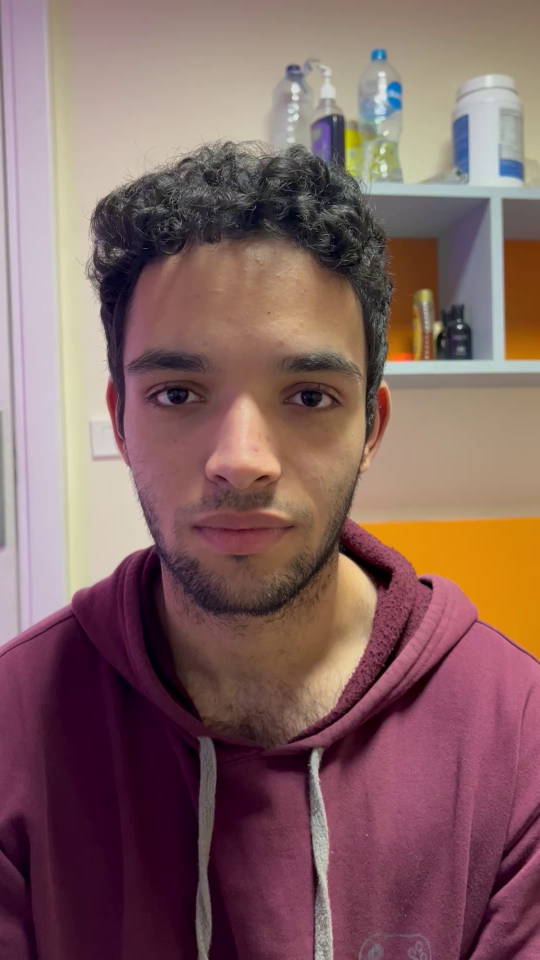
#> input picture Image_Attendance/Abdelrahman Khalifa_120200024/frame_0.jpg, 1080 x 1920 px, given in place of class.jpg, which was not available (shown at 1/2 size)
$ python 'face detection then recognition model without gui.py'
#> lines starting #> are read from the running program, lines starting #| are printed output that depends on the picture; pictures that were not available may be replaced by others from this repository, and a replacement may not be noted
#> in main, image is the input picture: shape (1920, 1080, 3); mean B, G, R 98.4, 99.7, 131.6
import pickle
import cv2
import numpy as np
import face_recognition
import os

# Constants
PATH = 'Image_Attendance'
CSV_FILE = 'Attendance.csv'
CAMERA_INDEX = 0
FACE_RECOGNITION_THRESHOLD = 0.6
ENCODINGS_FILE = 'face_encodings.pickle'  # File to save face encodings
CLASS_NAMES_FILE = 'class_names.py'  # File to save class names

# Function to load images and extract class names
def load_images_and_class_names(path):
    images = []
    class_names = []

    # Get all folder names in the given path
    id_list = [folder for folder in os.listdir(path) if os.path.isdir(os.path.join(path, folder))]

    for i in id_list:
        folder_path = os.path.join(path, i)
        my_list = os.listdir(folder_path)

        for cl in my_list:
            cur_img = cv2.imread(os.path.join(folder_path, cl))
            images.append(cur_img)
            class_names.append(i)  # Use the folder name as the class name

    return images, class_names

# Function to find face encodings
def find_encodings(images):
    encode_list = []
    for img in images:
        img = cv2.cvtColor(img, cv2.COLOR_BGR2RGB)
        encode = face_recognition.face_encodings(img)[0]
        encode_list.append(encode)
    return encode_list

# Function to save face encodings to a file
def save_encodings_to_file(encode_list):
    with open(ENCODINGS_FILE, 'wb') as file:
        pickle.dump(encode_list, file)

# Function to load face encodings from a file
def load_encodings_from_file():
    if os.path.exists(ENCODINGS_FILE):
        with open(ENCODINGS_FILE, 'rb') as file:
            return pickle.load(file)
    else:
        return []

# Function to save class names to a file
def save_class_names_to_file(class_names):
    with open(CLASS_NAMES_FILE, 'w') as file:
        file.write("class_names = {}".format(repr(class_names)))

# Function to load class names from a file
def load_class_names_from_file():
    if os.path.exists(CLASS_NAMES_FILE):
        with open(CLASS_NAMES_FILE, 'r') as file:
            content = file.read()
            globals_ = {}
            locals_ = {}
            exec(content, globals_, locals_)
            return locals_['class_names'] if 'class_names' in locals_ else []
    else:
        return []
def enhance_image(image):

    # Convert the image to grayscale for histogram equalization
    gray = cv2.cvtColor(image, cv2.COLOR_BGR2GRAY)
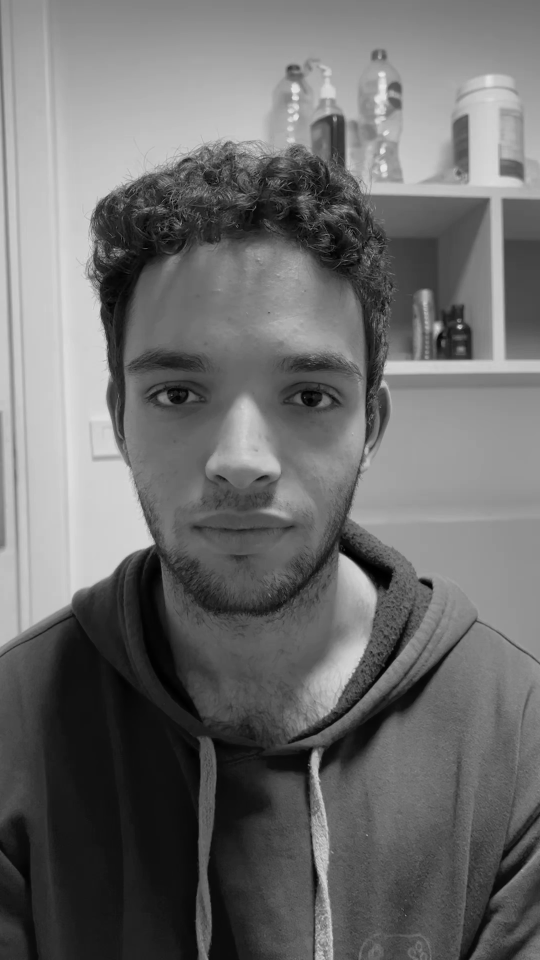
#> gray: shape (1920, 1080) (shown at 1/2 size); min 0, max 233, mean 109.1

    # Apply histogram equalization
    enhanced_image = cv2.equalizeHist(gray)
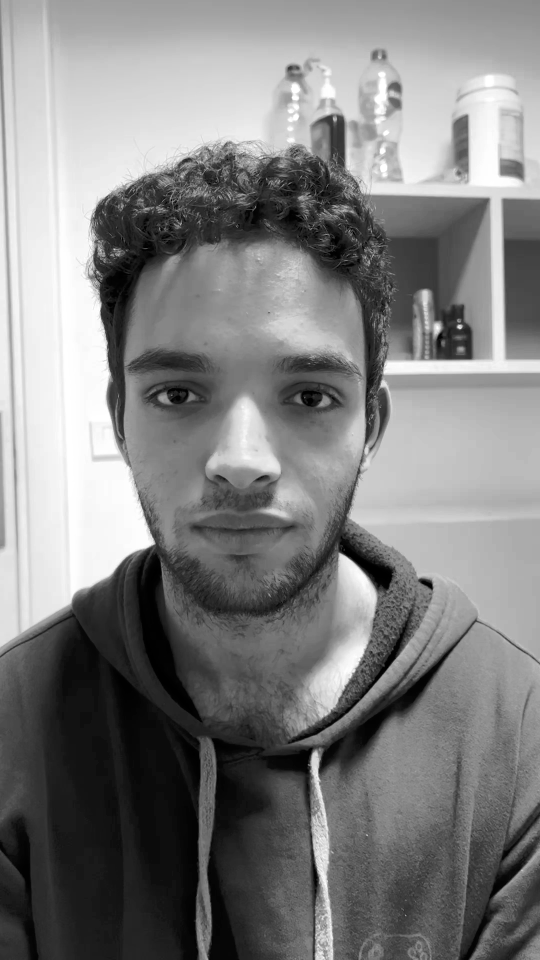
#> enhanced_image: shape (1920, 1080) (shown at 1/2 size); min 0, max 255, mean 128.2

    # Convert back to BGR color space
    enhanced_image = cv2.cvtColor(enhanced_image, cv2.COLOR_GRAY2BGR)
#> enhanced_image: shape (1920, 1080, 3)
    blurred = cv2.GaussianBlur(enhanced_image, (0, 0), 3)
    sharp = cv2.addWeighted(enhanced_image, 1.5, blurred, -0.5, 1)

    return sharp
def detection(image):
    detected_faces = []

    if image is not None:
        try:
            image_gray = enhance_image(image)
            face_cascade = cv2.CascadeClassifier(cv2.data.haarcascades + 'haarcascade_frontalface_default.xml')
            faces = face_cascade.detectMultiScale(image_gray, scaleFactor=1.1, minNeighbors=3, minSize=(30, 30))
#> faces = [[511, 1367, 64, 64], [117, 498, 752, 752]]

            margin = 10 # You can adjust the margin as needed (1 cm is approximately 28 pixels)

            for i, (x, y, w, h) in enumerate(faces):
                # Add margin to the face region
                x -= margin
                y -= margin
                w += 2 * margin
                h += 2 * margin

                # Ensure the coordinates are within the image boundaries
                x = max(0, x)
                y = max(0, y)
                w = min(image.shape[1] - x, w)
                h = min(image.shape[0] - y, h)

                # Extract the face region with margin
                face_region = image[y:y+h, x:x+w]
                detected_faces.append(face_region)
#> this loop made 2 passes
#> (x, y, w, h) on passes 1 to 2: (501, 1357, 84, 84), (107, 488, 772, 772)
#> pass 1, in detection, `face_region = image[y:y+h, x:x+w]`:
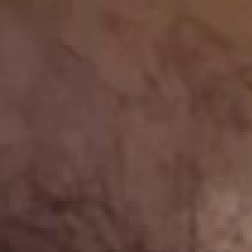
#> face_region: shape (84, 84, 3) (shown 3 times larger); mean B, G, R 63.4, 72.4, 103.9
#> pass 2, in detection, `face_region = image[y:y+h, x:x+w]`:
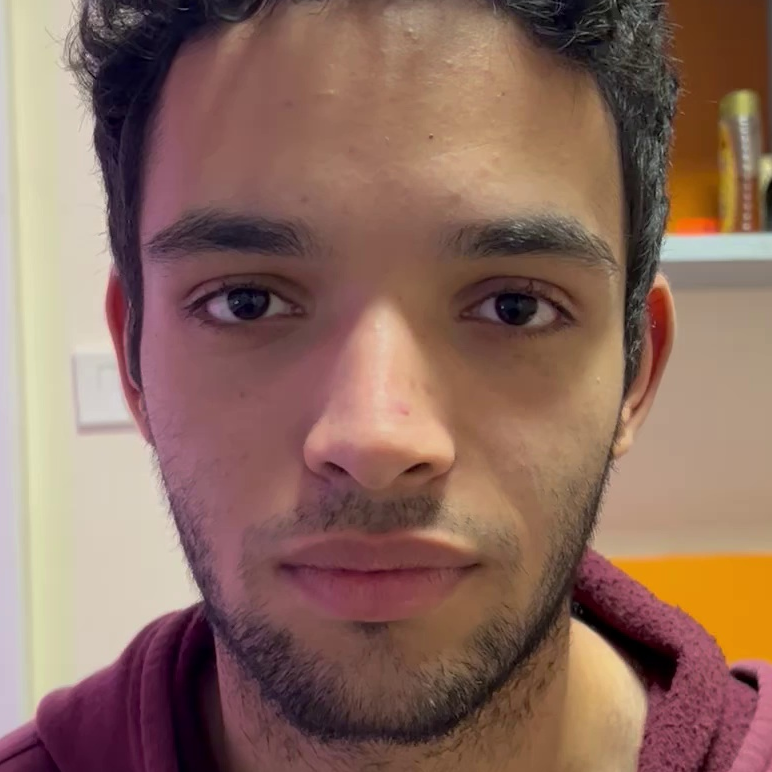
#> face_region: shape (772, 772, 3); mean B, G, R 94.7, 107.1, 140
#> after the loop, detected_faces = 2 items

                # Draw a rectangle around the detected face with margin

            # Save the modified image with rectangles around the detected faces
            cv2.imwrite('output_image.jpg', image)

        except Exception as e:
            print(f"Error: {e}")

    return detected_faces
# Modified main function to accept detected faces as input
def main():
    image_path = r"class.jpg"
    image = cv2.imread(image_path)
    detected_faces=detection(image)
#> detected_faces = 2 items
    class_names = load_class_names_from_file()
    print(class_names)
    if not class_names:
        # If class names are not saved, extract and save them
        images, class_names = load_images_and_class_names(PATH)
        save_class_names_to_file(class_names)
        print('Class Names Saved')
    # Check if face encodings are saved
    encode_list_known = load_encodings_from_file()
#> (reads face_encodings.pickle from the repository)

    if not encode_list_known:
        # If face encodings are not saved, compute and save them
        encode_list_known = find_encodings(images)
        save_encodings_to_file(encode_list_known)
        print('Encoding Complete')

    try:
        # Set the desired number of columns for the display
        num_columns = 3

        # Calculate the number of rows needed based on the number of detected faces and columns
        num_rows = (len(detected_faces) + num_columns - 1) // num_columns
#> num_rows = 1

        # Calculate the dimensions of the canvas based on the first detected face
        canvas_height, canvas_width, _ = detected_faces[0].shape
#> canvas_height = 84; canvas_width = 84
        canvas_height *= num_rows
        canvas_width *= num_columns
#> canvas_width = 252

        # Create a blank canvas with increased size for each image
        canvas = np.zeros((canvas_height, canvas_width, 3), dtype=np.uint8)

        # Initialize variables for placing images on the canvas
        row_index = 0
        col_index = 0

        # Resize all detected faces to the same dimensions
        resized_faces = [cv2.resize(face, (detected_faces[0].shape[1], detected_faces[0].shape[0])) for face in detected_faces]
#> resized_faces = 2 items

        # Loop through the resized faces
        for img in resized_faces:
            img_rgb = cv2.cvtColor(img, cv2.COLOR_BGR2RGB)
            face_cur_frame = face_recognition.face_locations(img_rgb)

            if face_cur_frame:
                encode_cur_frame = face_recognition.face_encodings(img_rgb, face_cur_frame)
                for encode_face, face_loc in zip(encode_cur_frame, face_cur_frame):
                    matches = face_recognition.compare_faces(encode_list_known, encode_face, tolerance=FACE_RECOGNITION_THRESHOLD)
                    face_dis = face_recognition.face_distance(encode_list_known, encode_face)
                    match_index = np.argmin(face_dis)

                    if matches[match_index]:
                        full_name = class_names[match_index].upper()
                        first_name, student_id = full_name.split('_')
                        print(first_name)
                        y1, x2, y2, x1 = face_loc[0], face_loc[1], face_loc[2], face_loc[3]
                        cv2.putText(img, full_name, (x1, y1 - 10), cv2.FONT_HERSHEY_DUPLEX, 1, (0, 0, 200), 2)
                        cv2.rectangle(img, (x1, y1), (x2, y2), (0, 0, 200), 4)

                        # Calculate the position to place the image on the canvas
                        y_start = row_index * detected_faces[0].shape[0]
                        y_end = y_start + detected_faces[0].shape[0]
                        x_start = col_index * detected_faces[0].shape[1]
                        x_end = x_start + detected_faces[0].shape[1]

                        # Place the resized face image on the canvas
                        canvas[y_start:y_end, x_start:x_end, :] = img

                        # Update the column and row indices for the next image
                        col_index += 1
                        if col_index >= num_columns:
                            col_index = 0
                            row_index += 1
#> this loop made 1 pass
#> canvas: shape (84, 252, 3); every value is 0

        # Show the image with recognized faces
        cv2.imshow('Recognized Faces', canvas)
        cv2.waitKey(0)

    except Exception as e:
        print(f"Error in upload_image: {e}")


if __name__ == "__main__":
    # Load the image and perform face detection

 main()
#> (the call stopped at in main, `face_cur_frame = face_recognition.face_locations(img_rgb)`: face_recognition is not available in this run)


# Destroy all OpenCV windows
cv2.destroyAllWindows()
